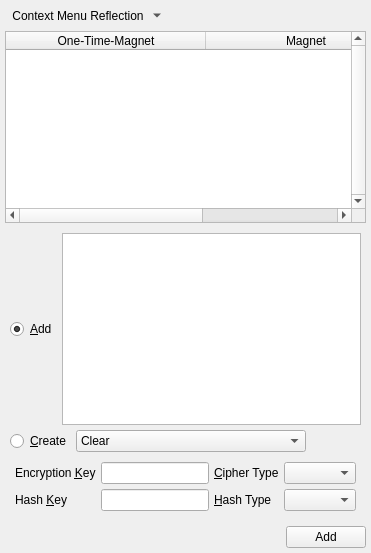
              <widget class="QWidget" name="tab_10">
               <attribute name="title">
                <string>&amp;Magnets</string>
               </attribute>
               <layout class="QVBoxLayout" name="verticalLayout_48">
                <property name="spacing">
                 <number>5</number>
                </property>
                <property name="margin">
                 <number>5</number>
                </property>
                <item>
                 <layout class="QHBoxLayout" name="horizontalLayout_71">
                  <property name="spacing">
                   <number>5</number>
                  </property>
                  <item>
                   <widget class="QToolButton" name="magnetsActionMenu">
                    <property name="toolTip">
                     <string>Context Menu</string>
                    </property>
                    <property name="text">
                     <string>Context Menu Reflection</string>
                    </property>
                    <property name="icon">
                     <iconset resource="../Icons/icons.qrc">
                      <normaloff>:/generic/menu.png</normaloff>:/generic/menu.png</iconset>
                    </property>
                    <property name="popupMode">
                     <enum>QToolButton::MenuButtonPopup</enum>
                    </property>
                    <property name="autoRaise">
                     <bool>true</bool>
                    </property>
                   </widget>
                  </item>
                  <item>
                   <spacer name="horizontalSpacer_57">
                    <property name="orientation">
                     <enum>Qt::Horizontal</enum>
                    </property>
                    <property name="sizeHint" stdset="0">
                     <size>
                      <width>40</width>
                      <height>20</height>
                     </size>
                    </property>
                   </spacer>
                  </item>
                 </layout>
                </item>
                <item>
                 <widget class="QTableWidget" name="etpMagnets">
                  <property name="verticalScrollBarPolicy">
                   <enum>Qt::ScrollBarAlwaysOn</enum>
                  </property>
                  <property name="alternatingRowColors">
                   <bool>true</bool>
                  </property>
                  <property name="selectionMode">
                   <enum>QAbstractItemView::SingleSelection</enum>
                  </property>
                  <property name="selectionBehavior">
                   <enum>QAbstractItemView::SelectRows</enum>
                  </property>
                  <property name="horizontalScrollMode">
                   <enum>QAbstractItemView::ScrollPerPixel</enum>
                  </property>
                  <property name="sortingEnabled">
                   <bool>true</bool>
                  </property>
                  <attribute name="horizontalHeaderDefaultSectionSize">
                   <number>200</number>
                  </attribute>
                  <attribute name="horizontalHeaderStretchLastSection">
                   <bool>true</bool>
                  </attribute>
                  <column>
                   <property name="text">
                    <string>One-Time-Magnet</string>
                   </property>
                  </column>
                  <column>
                   <property name="text">
                    <string>Magnet</string>
                   </property>
                  </column>
                  <column>
                   <property name="text">
                    <string>OID</string>
                   </property>
                  </column>
                 </widget>
                </item>
                <item>
                 <widget class="QFrame" name="frame_2">
                  <property name="frameShape">
                   <enum>QFrame::NoFrame</enum>
                  </property>
                  <layout class="QVBoxLayout" name="verticalLayout_42" stretch="0,0,0">
                   <property name="spacing">
                    <number>5</number>
                   </property>
                   <property name="margin">
                    <number>5</number>
                   </property>
                   <item>
                    <layout class="QHBoxLayout" name="horizontalLayout_59">
                     <property name="spacing">
                      <number>5</number>
                     </property>
                     <item>
                      <widget class="QRadioButton" name="magnetRadio">
                       <property name="text">
                        <string>&amp;Add</string>
                       </property>
                       <property name="checked">
                        <bool>true</bool>
                       </property>
                      </widget>
                     </item>
                     <item>
                      <widget class="QTextEdit" name="etpMagnet">
                       <property name="sizePolicy">
                        <sizepolicy hsizetype="Expanding" vsizetype="Fixed">
                         <horstretch>0</horstretch>
                         <verstretch>0</verstretch>
                        </sizepolicy>
                       </property>
                       <property name="font">
                        <font>
                         <family>Monospace</family>
                        </font>
                       </property>
                       <property name="tabChangesFocus">
                        <bool>true</bool>
                       </property>
                       <property name="acceptRichText">
                        <bool>false</bool>
                       </property>
                      </widget>
                     </item>
                    </layout>
                   </item>
                   <item>
                    <layout class="QHBoxLayout" name="horizontalLayout_53">
                     <property name="spacing">
                      <number>5</number>
                     </property>
                     <item>
                      <widget class="QRadioButton" name="pairRadio">
                       <property name="sizePolicy">
                        <sizepolicy hsizetype="Minimum" vsizetype="Preferred">
                         <horstretch>0</horstretch>
                         <verstretch>0</verstretch>
                        </sizepolicy>
                       </property>
                       <property name="text">
                        <string>&amp;Create</string>
                       </property>
                      </widget>
                     </item>
                     <item>
                      <widget class="QComboBox" name="generate">
                       <property name="sizeAdjustPolicy">
                        <enum>QComboBox::AdjustToContents</enum>
                       </property>
                       <property name="minimumContentsLength">
                        <number>25</number>
                       </property>
                       <item>
                        <property name="text">
                         <string>Clear</string>
                        </property>
                       </item>
                       <item>
                        <property name="text">
                         <string>Generate Key Pair</string>
                        </property>
                       </item>
                       <item>
                        <property name="text">
                         <string>Generate Encryption Key</string>
                        </property>
                       </item>
                       <item>
                        <property name="text">
                         <string>Generate MAC Key</string>
                        </property>
                       </item>
                      </widget>
                     </item>
                     <item>
                      <spacer name="horizontalSpacer_41">
                       <property name="orientation">
                        <enum>Qt::Horizontal</enum>
                       </property>
                       <property name="sizeHint" stdset="0">
                        <size>
                         <width>40</width>
                         <height>20</height>
                        </size>
                       </property>
                      </spacer>
                     </item>
                    </layout>
                   </item>
                   <item>
                    <widget class="QFrame" name="pairFrame">
                     <property name="frameShape">
                      <enum>QFrame::NoFrame</enum>
                     </property>
                     <layout class="QVBoxLayout" name="verticalLayout_45">
                      <property name="spacing">
                       <number>5</number>
                      </property>
                      <property name="margin">
                       <number>5</number>
                      </property>
                      <item>
                       <layout class="QGridLayout" name="gridLayout_7">
                        <property name="spacing">
                         <number>5</number>
                        </property>
                        <item row="0" column="4">
                         <widget class="QLabel" name="label_52">
                          <property name="text">
                           <string>&amp;Cipher Type</string>
                          </property>
                          <property name="buddy">
                           <cstring>etpCipherType</cstring>
                          </property>
                         </widget>
                        </item>
                        <item row="1" column="2">
                         <widget class="QLabel" name="label_51">
                          <property name="text">
                           <string>Hash &amp;Key</string>
                          </property>
                          <property name="buddy">
                           <cstring>etpMacKey</cstring>
                          </property>
                         </widget>
                        </item>
                        <item row="0" column="5">
                         <widget class="QComboBox" name="etpCipherType">
                          <property name="sizeAdjustPolicy">
                           <enum>QComboBox::AdjustToContents</enum>
                          </property>
                         </widget>
                        </item>
                        <item row="0" column="3">
                         <widget class="QLineEdit" name="etpEncryptionKey"/>
                        </item>
                        <item row="0" column="2">
                         <widget class="QLabel" name="label_50">
                          <property name="text">
                           <string>Encryption &amp;Key</string>
                          </property>
                          <property name="buddy">
                           <cstring>etpEncryptionKey</cstring>
                          </property>
                         </widget>
                        </item>
                        <item row="1" column="3">
                         <widget class="QLineEdit" name="etpMacKey"/>
                        </item>
                        <item row="1" column="4">
                         <widget class="QLabel" name="label_57">
                          <property name="text">
                           <string>&amp;Hash Type</string>
                          </property>
                          <property name="buddy">
                           <cstring>etpHashType</cstring>
                          </property>
                         </widget>
                        </item>
                        <item row="1" column="5">
                         <widget class="QComboBox" name="etpHashType">
                          <property name="sizeAdjustPolicy">
                           <enum>QComboBox::AdjustToContents</enum>
                          </property>
                         </widget>
                        </item>
                       </layout>
                      </item>
                     </layout>
                    </widget>
                   </item>
                  </layout>
                 </widget>
                </item>
                <item>
                 <layout class="QHBoxLayout" name="horizontalLayout_57">
                  <property name="spacing">
                   <number>5</number>
                  </property>
                  <item>
                   <spacer name="horizontalSpacer_49">
                    <property name="orientation">
                     <enum>Qt::Horizontal</enum>
                    </property>
                    <property name="sizeHint" stdset="0">
                     <size>
                      <width>40</width>
                      <height>20</height>
                     </size>
                    </property>
                   </spacer>
                  </item>
                  <item>
                   <widget class="QPushButton" name="addMagnet">
                    <property name="text">
                     <string>Add</string>
                    </property>
                   </widget>
                  </item>
                 </layout>
                </item>
               </layout>
              </widget>
